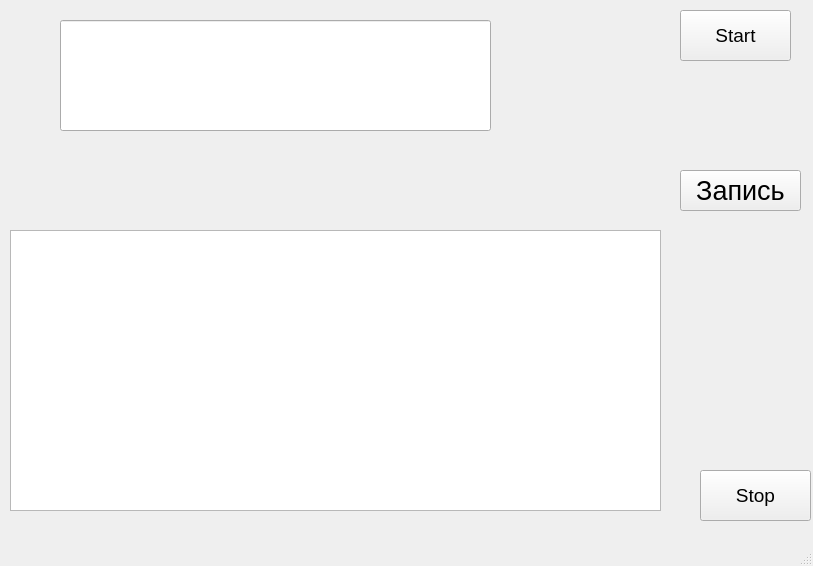
<?xml version="1.0" encoding="UTF-8"?>
<ui version="4.0">
 <class>MainWindow</class>
 <widget class="QMainWindow" name="MainWindow">
  <property name="geometry">
   <rect>
    <x>0</x>
    <y>0</y>
    <width>813</width>
    <height>566</height>
   </rect>
  </property>
  <property name="sizePolicy">
   <sizepolicy hsizetype="Expanding" vsizetype="Expanding">
    <horstretch>0</horstretch>
    <verstretch>0</verstretch>
   </sizepolicy>
  </property>
  <property name="windowTitle">
   <string>MainWindow</string>
  </property>
  <widget class="QWidget" name="centralwidget">
   <widget class="QPushButton" name="StartButton">
    <property name="geometry">
     <rect>
      <x>680</x>
      <y>10</y>
      <width>111</width>
      <height>51</height>
     </rect>
    </property>
    <property name="sizePolicy">
     <sizepolicy hsizetype="Expanding" vsizetype="Expanding">
      <horstretch>0</horstretch>
      <verstretch>0</verstretch>
     </sizepolicy>
    </property>
    <property name="font">
     <font>
      <pointsize>14</pointsize>
     </font>
    </property>
    <property name="text">
     <string>Start</string>
    </property>
   </widget>
   <widget class="QPushButton" name="StopButton">
    <property name="geometry">
     <rect>
      <x>700</x>
      <y>470</y>
      <width>111</width>
      <height>51</height>
     </rect>
    </property>
    <property name="sizePolicy">
     <sizepolicy hsizetype="Expanding" vsizetype="Expanding">
      <horstretch>0</horstretch>
      <verstretch>0</verstretch>
     </sizepolicy>
    </property>
    <property name="font">
     <font>
      <pointsize>14</pointsize>
     </font>
    </property>
    <property name="text">
     <string>Stop</string>
    </property>
   </widget>
   <widget class="QLineEdit" name="SettingsLineEdit">
    <property name="geometry">
     <rect>
      <x>60</x>
      <y>20</y>
      <width>431</width>
      <height>111</height>
     </rect>
    </property>
    <property name="sizePolicy">
     <sizepolicy hsizetype="Preferred" vsizetype="Preferred">
      <horstretch>0</horstretch>
      <verstretch>0</verstretch>
     </sizepolicy>
    </property>
    <property name="font">
     <font>
      <pointsize>20</pointsize>
     </font>
    </property>
    <property name="placeholderText">
     <string/>
    </property>
   </widget>
   <widget class="QPushButton" name="RecodingButton">
    <property name="geometry">
     <rect>
      <x>680</x>
      <y>170</y>
      <width>121</width>
      <height>41</height>
     </rect>
    </property>
    <property name="font">
     <font>
      <pointsize>20</pointsize>
     </font>
    </property>
    <property name="text">
     <string>Запись</string>
    </property>
   </widget>
   <widget class="QListView" name="listView">
    <property name="geometry">
     <rect>
      <x>10</x>
      <y>230</y>
      <width>651</width>
      <height>281</height>
     </rect>
    </property>
   </widget>
  </widget>
  <widget class="QMenuBar" name="menubar">
   <property name="geometry">
    <rect>
     <x>0</x>
     <y>0</y>
     <width>813</width>
     <height>22</height>
    </rect>
   </property>
  </widget>
  <widget class="QStatusBar" name="statusbar"/>
 </widget>
 <resources/>
 <connections/>
</ui>
